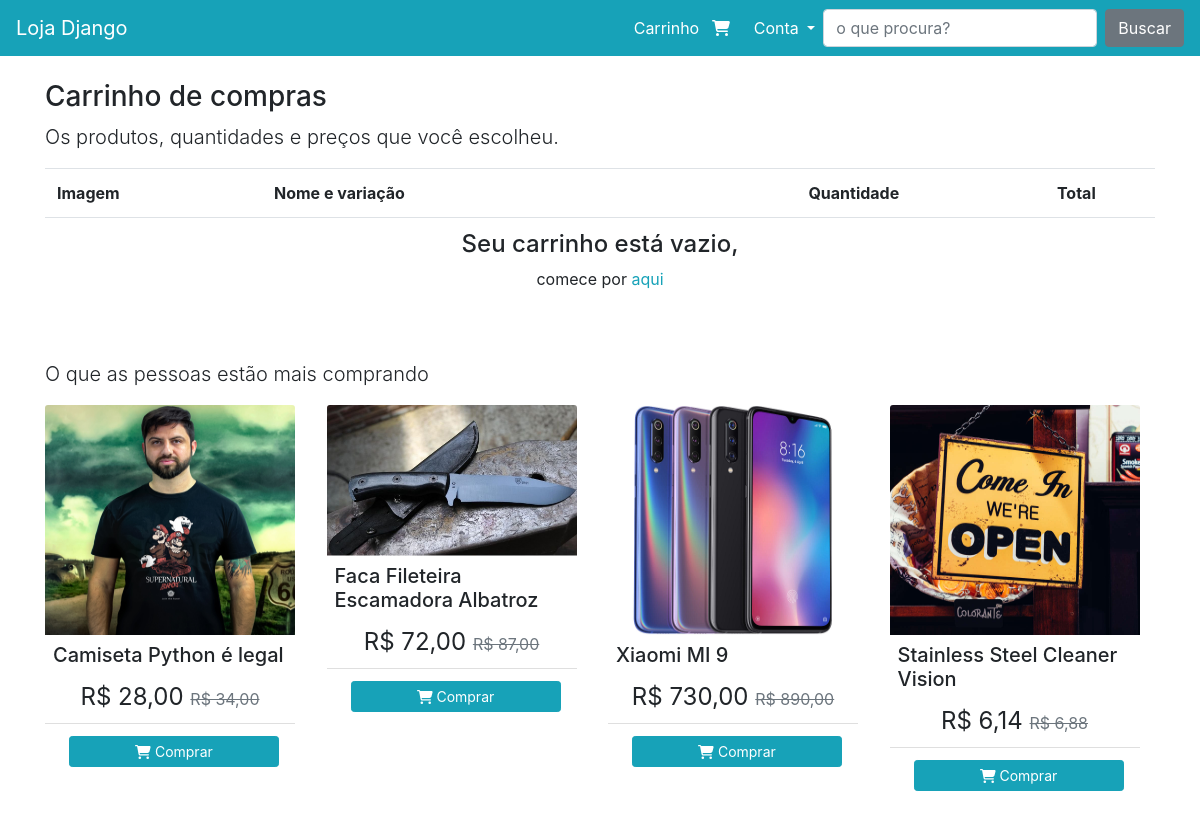
/carrinho/, run on the app's committed database.
### produto/models.py (models this page shows, shortened)
class Produto(models.Model):
    nome = models.CharField(max_length=200)
    descricao = models.TextField(max_length=255)
    descricao_longa = models.TextField()
    imagem = models.ImageField(upload_to='produto_imagens/%Y/%m/', blank=True, null=True)
    slug = models.SlugField(unique=True, blank=True, null=True)
    preco_marketing = models.FloatField()
    preco_marketing_promocional = models.FloatField(default=0)
    tipo = models.CharField(
        default='V',
        max_length=1,
        choices=(
            ('V', 'Variável'),
            ('S', 'Simples'),
        )
    )

### produto/views.py (the view)
# urls.py: path('carrinho/', views.Carrinho.as_view(), name="carrinho"),
class Carrinho(DispachProdutosMaisVendidos, View):
    def get(self, *args, **kwargs):
        context = {
            'carrinho': self.request.session.get('carrinho'),
            'produtos_mais_vendidos': self.produtos_mais_vendidos
        }
        return render(self.request, 'produto/carrinho.html', context)

### produto/produto_service.py (called while the page is built)
    def get_produtos_mais_vendidos(self):
        agg_count_pedidos = ItemPedido.objects.values('produto_id').annotate(num_pedidos=Count('id')).order_by('-num_pedidos')[:4]
        itens = list(agg_count_pedidos)
        id_produtos = []
        for item in itens:
            id_produtos.append(item['produto_id'])
        return Produto.objects.filter(id__in=id_produtos)

### produto/templatetags/omfilters.py (called while the page is built)
@register.filter
def formata_preco(val):
    if isinstance(val, str):
        val = float(val)
    return f'R$ {val:.2f}'.replace('.', ',')

### produto/views.py (called while the page is built)
    def dispatch(self, *args, **kwargs):
        self.produtos_mais_vendidos = ProdutoService().get_produtos_mais_vendidos()
        return super().dispatch(*args, **kwargs)

### produto/templates/produto/carrinho.html (shortened to what this page needs)
{% extends 'base.html' %}
{% load omfilters %}
{% load static %}
{% block conteudo %}
<div class="row mt-3">
    <div class="col">
        <h3>Carrinho de compras</h3>
        <p class="lead">Os produtos, quantidades e preços que você escolheu.</p>
        <div class="table-responsive">
            <table class="table">
                <tr>
                    <th class="d-none d-lg-block">Imagem</th>
                    <th>Nome e variação</th>
                    <th></th>
                    <th class="text-center">Quantidade</th>
                    <th class="text-center">Total</th>
                </tr>
                {% if carrinho.values %}
                    {% for item in carrinho.values %}
                        <tr>
                            <td class="d-none d-lg-block">
                                {% if item.imagem %}
                                    <img class="cart-img" src={% get_media_prefix %}{{item.imagem|remove_aspas}}>
                                {% endif %}
                            </td>
                            <td>
                                <a href="{% url 'produto:detalhe' item.slug %}">
                                {{ item.produto_nome }} - {{ item.variacao_nome }}
                                </a>
                            <td>
                            <td class="text-center">{{ item.quantidade }}</td>
                            <td class="text-right">
                                {% if item.preco_quantitativo_promocional %}
                                    R$  {{ item.preco_quantitativo_promocional }}
                                {% else %}
                                    R$  {{ item.preco_quantitativo }}
                                {% endif %}
                                <a class="ml-3" href="{% url 'produto:removerdocarrinho' %}?vid={{item.variacao_id}}">
                                    <i class="fas fa-times-circle text-danger" aria-hidden="true"></i>
                                </a>
                            </td>
                        </tr>
                    {% endfor %}
                {% else %}
                    <tr>
                        <td colspan="5" class="text-center">
                            <h4>Seu carrinho está vazio,</h4>
                            <p>comece por <a href="{% url 'produto:lista' %}"> aqui</a></p>
                        </td>
                    </tr>
                {% endif %}
            </table>
        </div>
    </div>
</div>
{% endblock %}

### templates/parciais/_footer.html (shortened to what this page needs)
{% load static %}
{% load omfilters %}
<div class="container mt-4 mb-4">
<p class="lead">O que as pessoas estão mais comprando</p>
<div class="row">
    <div class="col-lg-12">
        <div class="card-columns_produtos_rodape">
            {% for produto in produtos_mais_vendidos %}
            <div class="card img_produtos_mais_vendidos">
                {% if produto.imagem %}
                  <a href="{% url 'produto:detalhe' produto.slug %}">
                    <img class="card-img-top " src="{{ produto.imagem.url }}" alt="Card image cap">
                  </a>
                {% endif %}
                <div class="card-body-carroussel">
                    <h5 class="card-title">{{ produto.nome }}</h5>
                    <div class="container product-price-block text-center">
                        {% if produto.preco_marketing_promocional > 0 %}
                            <span class="product-price">
                                {{ produto.preco_marketing_promocional|formata_preco }}
                            </span>
                        {% endif %}
                            <span class="product-old-price text-muted">
                                {{ produto.preco_marketing|formata_preco }}
                            </span>
                    </div>
                </div>
                <div class="card-footer-rodape bg-transparent border-top-light-custom text-center">
                    <a href="{% url 'produto:detalhe' produto.slug %}" class="btn btn-primary btn-sm m-1 btn-block">
                        <i class="fa fa-shopping-cart" aria-hidden="true"></i>
                        Comprar
                    </a>
                </div>
            </div>
            {% endfor  %}
        </div>
    </div>
</div>
</div>

### static/assets/custom/css/style.css (style rules this page uses)
.product-price-block { font-size: 1.5rem; }
.product-price { font-size: 1.5rem; }
.product-old-price { text-decoration: line-through; font-size: 1rem; }
.border-top-light-custom { border-top: 1px solid rgba(0, 0, 0, 0.125); }
@media (min-width: 62em) { .card-columns_produtos_rodape { -webkit-column-count: 4; -moz-column-count: 4; column-count: 4; } }
.text-center { text-align: center; }
.img_produtos_mais_vendidos { max-width: 250px; height: 380px; border:none; }
.img_produtos_mais_vendidos img { max-height: 230px; }
.card-body-carroussel { padding: 0.5rem; }
.card-footer-rodape { padding: 0.50rem 1.25rem; }

### data on the page
Produto: imagem (picture), nome "Camiseta Python é legal", preco_marketing_promocional "R$ 28,00", preco_marketing "R$ 34,00"
Produto: imagem (picture), nome "Faca Fileteira Escamadora Albatroz", preco_marketing_promocional "R$ 72,00", preco_marketing "R$ 87,00"
Produto: imagem (picture), nome "Xiaomi MI 9", preco_marketing_promocional "R$ 730,00", preco_marketing "R$ 890,00"
Produto: imagem (picture), nome "Stainless Steel Cleaner Vision", preco_marketing_promocional "R$ 6,14", preco_marketing "R$ 6,88"
